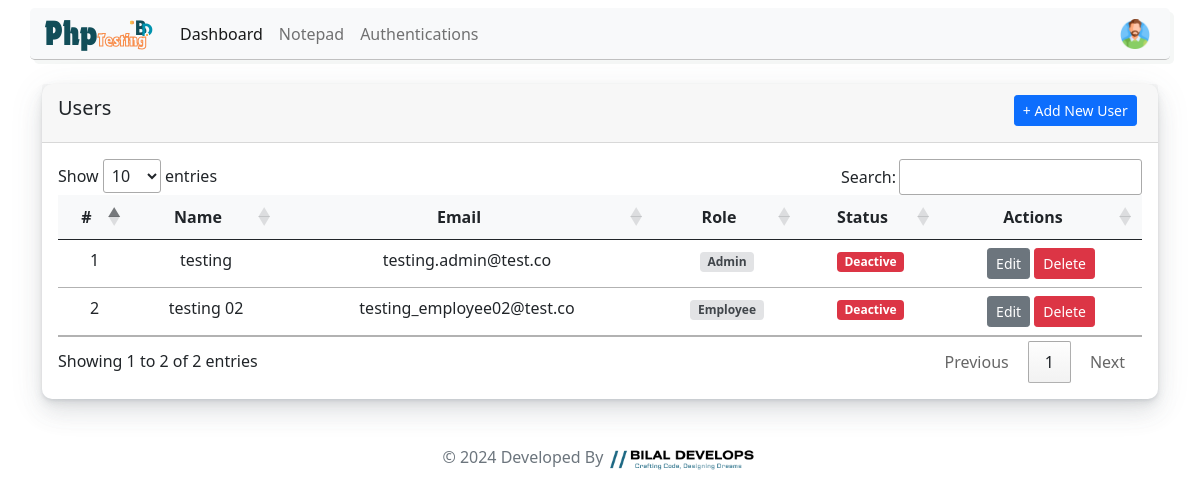
The page /pages/users.php (signed in) on the database its author committed.
### tables this page shows
CREATE TABLE `users` (
  `id` int(11) NOT NULL,
  `name` varchar(55) NOT NULL,
  `email` varchar(255) NOT NULL,
  `password` varchar(255) NOT NULL,
  `status` int(11) NOT NULL,
  `role` varchar(50) NOT NULL,
  `image` varchar(500) NOT NULL,
  `created_at` timestamp NULL DEFAULT NULL ON UPDATE current_timestamp()
);

### controller/Users.php (called while the page is built, shortened)
<?php
include('../config/database.php');
$sql = 'SELECT * FROM users';
$userdata = $connection->query($sql);
?>

### pages/users.php (the view, shortened to what this page needs)
<?php
include('../layout/header.php');
include('../controller/Users.php');
$target = $_SESSION['user_data']['id'];
$sql = "SELECT * FROM users where id='$target'";
$result = $connection->query($sql);
$data = mysqli_fetch_assoc($result);
$settingspad = "SELECT * FROM settings ";
$result2 = $connection->query($settingspad);
$row = mysqli_fetch_assoc($result2);
if ($data['role'] == 'Employee') {
    if ($row['title'] == 'Users' && $row['status'] == 1) {
        ?>
        <div class="container mt-3">
            <div class="card">
                <div class="card-header">
                    <h5 class="mt-1">Users
                        <?php
                        if (isset($_SESSION['message'])) {
                            echo '<div id="session-message" class="badge alert-secondary">' . $_SESSION['message'] . '</div>';
                            unset($_SESSION['message']);
                        }
                        ?>
                        <div class="d-flex justify-content-end" style="margin-top:-25px">
                            <button type="button" class="btn btn-primary btn-sm" data-bs-toggle="modal" data-bs-target="#exampleModal">+ Add New User</button>&nbsp;
                        </div>
                    </h5>
                </div>
                <div class="card-body">
                    <div class="table-responsive">
                        <table class="table table-hover text-center" id="myTable">
                            <thead class="bg-light">
                                <tr>
                                    <th class="text-center">#</th>
                                    <th class="text-center">Name</th>
                                    <th class="text-center">Email</th>
                                    <th class="text-center">Role</th>
                                    <th class="text-center">Status</th>
                                    <th class="text-center">Actions</th>
                                </tr>
                            </thead>
                            <tbody>
                                <?php
                                if ($userdata->num_rows > 0) {
                                    while ($rowdata = $userdata->fetch_assoc()) {
                                        echo '
                                        <tr>
                                            <td>'.$rowdata['id'].'</td>
                                            <td>'.$rowdata['name'].'</td>
                                            <td>'.$rowdata['email'].'</td>
                                            <td><div class="badge alert-secondary">'.$rowdata['role'].'</div></td>';
                                            if ($rowdata['status'] == 1)
                                                echo '<td><div class="badge bg-success">Active</div></td>';
                                            else
                                                echo '<td><div class="badge bg-danger">Deactive</div></td>';
                                            echo '
                                            <td>
                                                <form action="../controller/Users.php" method="POST" onsubmit="return confirm(\'Are you sure you want to delete this user?\');">
                                                    <button name="editbtn" data-id="'.$rowdata['id'].'" type="button" class="btn btn-secondary btn-sm editbtn" data-bs-toggle="modal" data-bs-target="#editModal">Edit</button>
                                                    <input type="hidden" name="id" value="'.$rowdata['id'].'">
                                                    <button type="submit" name="deletebtn" class="btn btn-danger btn-sm">Delete</button>
                                                </form>
                                            </td>
                                        </tr>';
                                    }
                                }
                                ?>
                            </tbody>
                        </table>
                    </div>
                </div>
            </div>
        </div>
        <div class="modal fade" id="exampleModal" tabindex="-1" aria-labelledby="exampleModalLabel" aria-hidden="true">
        </div>
        <div class="modal fade" id="deletedALLModal" tabindex="-1" aria-labelledby="exampleModalLabel" aria-hidden="true">
        </div>
        <div class="modal fade" id="editModal" tabindex="-1" aria-labelledby="exampleModalLabel" aria-hidden="true">
        </div>
        <?php include('../layout/footer.php'); ?>
        <script>
        $(document).ready(function() {
            $('#myTable').dataTable();
        });
        $(document).ready(function() {
            setTimeout(function() {
                $('#session-message').fadeOut('slow');
            }, 1000);
        });
        $(document).ready(function() {
            $('.editbtn').on('click', function() {
                var id = $(this).data('id');
                $.ajax({
                    url: '../controller/Users.php',
                    type: 'POST',
                    data: { id: id },
                    success: function(response) {
                        var user = JSON.parse(response);
                        $('#task-id').val(user.id);
                        $('#name').val(user.name);
                        $('#email').val(user.email);
                        $('#role').val(user.role);
                        $('#status').val(user.status);
                    }
                });
            });
        });
        </script>
        <?php
            }
  elseif($row['title'] == 'Users' && $row['status'] == 0) {
        echo '<div class="container text-center text-danger alert alert-secondary"><h6>Page is Hide for employee accounts, by Admin</h6></div>';
        include('../layout/footer.php');
    }
}
 else if ($data['role'] == 'Admin') {
 ?>
            <div class="container mt-3">
                <div class="card">
                    <div class="card-header">
                        <h5 class="mt-1">Users
                            <div class="d-flex justify-content-end" style="margin-top:-25px">
                                <button type="button" class="btn btn-primary btn-sm" data-bs-toggle="modal"
                                    data-bs-target="#exampleModal">+ Add New User</button>&nbsp;
                            </div>
                        </h5>
                    </div>
                    <div class="card-body">
                        <div class="table-responsive">
                            <table class="table table-hover text-center" id="myTable">
                                <thead class="bg-light">
                                    <tr>
                                        <th class="text-center">#</th>
                                        <th class="text-center">Name</th>
                                        <th class="text-center">Email</th>
                                        <th class="text-center">Role</th>
                                        <th class="text-center">Status</th>
                                        <th class="text-center">Actions</th>
                                    </tr>
                                </thead>
                                <tbody>
                                    <?php
                                    if($userdata->num_rows > 0) {
                                        while($rowdata = $userdata->fetch_assoc()) {
                                            echo '
                                            <tr>
                                                <td>'.$rowdata['id'].'</td>
                                                <td>'.$rowdata['name'].'</td>
                                                <td>'.$rowdata['email'].'</td>
                                                <td><div class="badge alert-secondary">'.$rowdata['role'].'</div></td>';
                                                if($rowdata['status'] == 1)
                                                    echo '<td><div class="badge bg-success">Active</div></td>';
                                                else
                                                    echo '<td><div class="badge bg-danger">Deactive</div></td>';
                                                echo '
                                                <td>
                                                    <form action="../controller/Users.php" method="POST" onsubmit="return confirm(\'Are you sure you want to delete this user?\');">
                                                    <button name="editbtn" data-id="'.$rowdata['id'].'" type="button" class="btn btn-secondary btn-sm editbtn" data-bs-toggle="modal" data-bs-target="#editModal">Edit</button>
                                                        <input type="hidden" name="id" value="'.$rowdata['id'].'">
                                                        <button type="submit" name="deletebtn" class="btn btn-danger btn-sm">Delete</button>
                                                    </form>
                                                </td>
                                            </tr>';
                                        }
                                    }
                                    ?>
                                </tbody>
                            </table>
                        </div>
                    </div>
                </div>
            </div>
            <?php include('../layout/footer.php'); ?>
                    <?php
 }
                    ?>

### layout/header.php (shortened to what this page needs)
<!DOCTYPE html>
<html lang="en">
<head>
    <link href="https://cdn.jsdelivr.net/npm/bootstrap@5.0.2/dist/css/bootstrap.min.css" rel="stylesheet"
>
    <link rel="stylesheet" href="https://cdnjs.cloudflare.com/ajax/libs/font-awesome/5.12.1/css/all.min.css"
 />
    <link rel="stylesheet" href="../assets/style.css">
    <link rel="stylesheet" href="http://cdn.datatables.net/1.10.2/css/jquery.dataTables.min.css">
</head>
<body>
    <nav class="navbar navbar-expand-lg navbar-light">
        <div class="container rounded-3 bg-light"
            style="border-bottom:0.1px solid silver; box-shadow: 4px 4px #f5f7f6;">
            <a class="navbar-brand" href="../index.php">
                <img src="../assets/logo.png" alt="logo"
                    style="display: block; text-indent: -9999px; mix-blend-mode: multiply;">
            </a>
            <div class="collapse navbar-collapse" id="navbarSupportedContent">
                <ul class="navbar-nav me-auto mb-2 mb-lg-0">
                    <li class="nav-item">
                        <a class="nav-link active" aria-current="page" href="../pages/dashboard">Dashboard</a>
                    </li>
                    <li class="nav-item">
                        <a class="nav-link" aria-current="page" href="../pages/notepad.php">Notepad</a>
                    </li>
                    <li class="nav-item">
                        <ul class="navbar-nav me-auto mb-2 mb-lg-0">
                            <li class="nav-item dropdown">
                                <a class="nav-link" href="" id="navbarDropdown" role="button"
                                    data-bs-toggle="dropdown" aria-expanded="false">Authentications</a>
                            </li>
                        </ul>
                    </li>
                </ul>
                <form class="d-flex justify-content-end">
                    <ul class="navbar-nav me-auto mb-2 mb-lg-0">
                        <li class="nav-item dropdown">
                            <a class="nav-link" href="" id="navbarDropdown" role="button"
                                data-bs-toggle="dropdown" aria-expanded="false"><img src="../assets/user.png" alt=""
                                    style="width:30px"></a>
                        </li>
                    </ul>
                </form>
            </div>
        </div>
    </nav>

### layout/footer.php (shortened to what this page needs)
<footer class="footer py-3 mt-auto">
    <div class="container text-center">
        <a target="_blank" href="https://nenosofts.pk/bilaldevelops" style="text-decoration:none"><span
                class="text-muted">© 2024 Developed By <img src="../assets/bdlogo.png" alt=""
                    style="width:150px"></span></a>
    </div>
</footer>
</body>
</html>

### assets/style.css (style rules this page uses)
.card { background-color: #fff; border-radius: 10px; border: none; position: relative; margin-bottom: 30px; box-shadow: 0 0.46875rem 2.1875rem rgba(90, 97, 105, 0.1), 0 0.9375rem 1.40625rem rgba(90, 97, 105, 0.1), 0 0.25rem 0.53125rem rgba(90, 97, 105, 0.12), 0 0.125rem 0.1875rem rgba(90, 97, 105, 0.1); }

### rows shown on the page
users: id "1", name "testing", email "testing.admin@test.co", role "Admin", status "Deactive"
users: id "2", name "testing 02", email "testing_employee02@test.co", role "Employee", status "Deactive"
